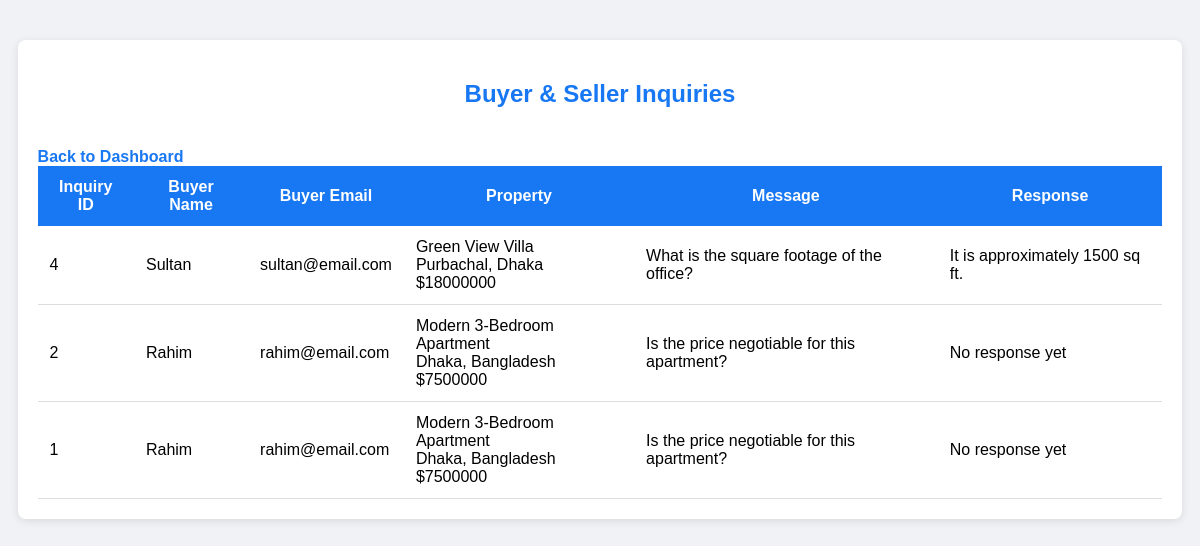
The page /php/view_inquiries.php (signed in) on the database as committed earlier.
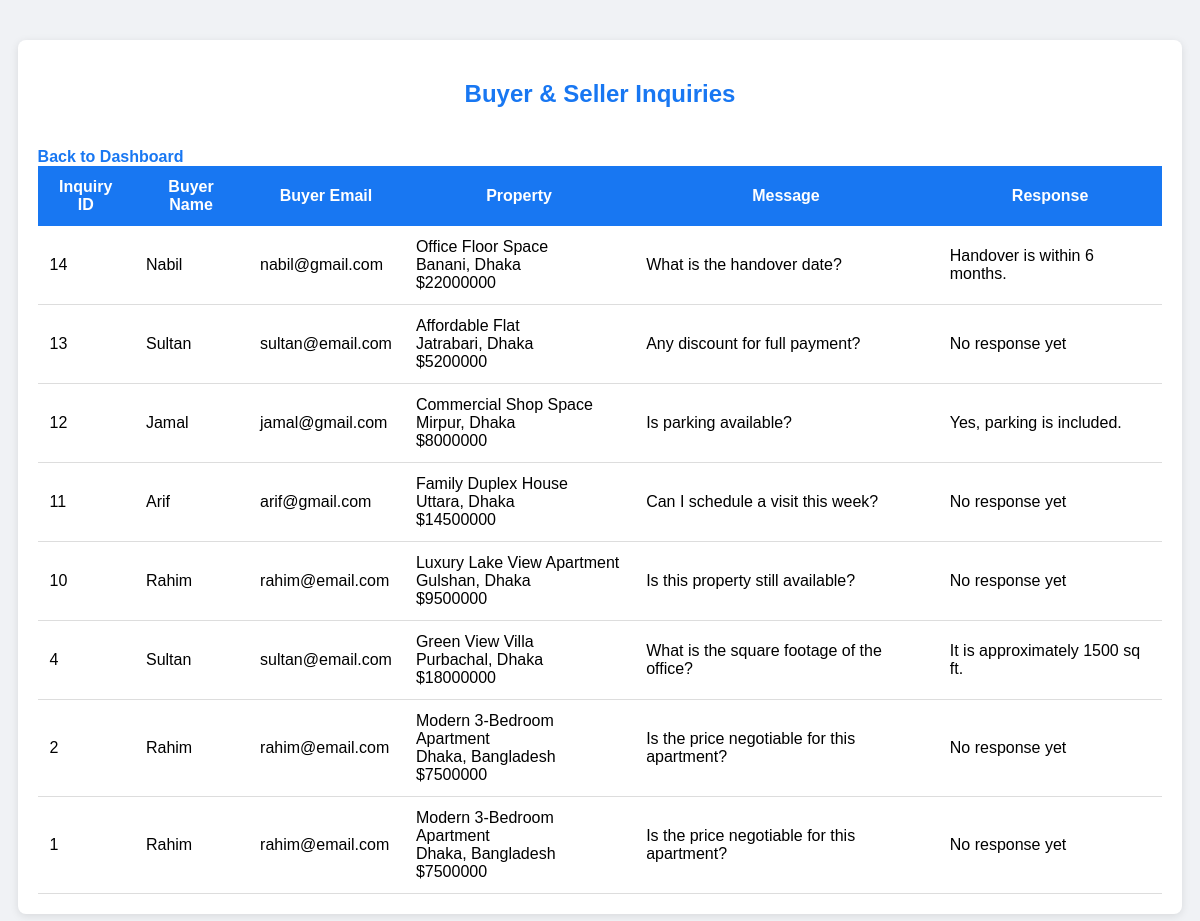
The same page on the database as committed later.
### tables this page shows
CREATE TABLE `inquiries` (
  `inquiry_id` int(11) NOT NULL,
  `property_id` int(11) NOT NULL,
  `buyer_id` int(11) NOT NULL,
  `message` text NOT NULL,
  `response` text DEFAULT NULL
);

CREATE TABLE `users` (
  `user_id` int(11) NOT NULL,
  `name` varchar(100) NOT NULL,
  `email` varchar(100) NOT NULL,
  `phone` varchar(20) NOT NULL,
  `password` varchar(255) NOT NULL,
  `user_type` enum('Seller','Buyer') NOT NULL
);

CREATE TABLE `properties` (
  `property_id` int(11) NOT NULL,
  `seller_id` int(11) NOT NULL,
  `title` varchar(200) NOT NULL,
  `location` varchar(200) NOT NULL,
  `price` float NOT NULL,
  `type` varchar(50) NOT NULL,
  `status` enum('Pending','Approved','Sold') DEFAULT 'Pending'
);

### php/view_inquiries.php (the view, shortened to what this page needs)
<?php
include "../db/db.php";
$sql = "
SELECT i.inquiry_id, i.message, i.response, i.property_id, i.buyer_id, u.name AS buyer_name, u.email AS buyer_email,
p.title AS property_title, p.location, p.price
FROM Inquiries i
JOIN Users u ON i.buyer_id = u.user_id
JOIN Properties p ON i.property_id = p.property_id
ORDER BY i.inquiry_id DESC";
$result = $conn->query($sql);
?>
<!DOCTYPE html>
<html>
<head>
    <link rel="stylesheet" href="../css/view_inquiries.css">
</head>
<body>
<div class="container">
    <h2>Buyer & Seller Inquiries</h2>
    <a class="back" href="dashboard.php">Back to Dashboard</a>
    <table>
        <tr>
            <th>Inquiry ID</th>
            <th>Buyer Name</th>
            <th>Buyer Email</th>
            <th>Property</th>
            <th>Message</th>
            <th>Response</th>
        </tr>
        <?php while($row = $result->fetch_assoc()) { ?>
        <tr>
            <td><?php echo $row['inquiry_id']; ?></td>
            <td><?php echo $row['buyer_name']; ?></td>
            <td><?php echo $row['buyer_email']; ?></td>
            <td>
                <?php echo $row['property_title']; ?> <br>
                <?php echo $row['location']; ?> <br>
                $<?php echo $row['price']; ?>
            </td>
            <td><?php echo $row['message']; ?></td>
            <td><?php echo $row['response'] ? $row['response'] : "No response yet" ?></td>
        </tr>
        <?php } ?>
    </table>
</div>
</body>
</html>

Rows that differ between the two databases and show on the page:
added inquiries: inquiry_id "14", buyer.name "Nabil", buyer.email "nabil@gmail.com", property.title "Office Floor Space", property.location "Banani, Dhaka", property.price "22000000", message "What is the handover date?", response "Handover is within 6 months."
added inquiries: inquiry_id "13", buyer.name "Sultan", buyer.email "sultan@email.com", property.title "Affordable Flat", property.location "Jatrabari, Dhaka", property.price "5200000", message "Any discount for full payment?", shows "No response yet"
added inquiries: inquiry_id "12", buyer.name "Jamal", buyer.email "jamal@gmail.com", property.title "Commercial Shop Space", property.location "Mirpur, Dhaka", property.price "8000000", message "Is parking available?", response "Yes, parking is included."
added inquiries: inquiry_id "11", buyer.name "Arif", buyer.email "arif@gmail.com", property.title "Family Duplex House", property.location "Uttara, Dhaka", property.price "14500000", message "Can I schedule a visit this week?", shows "No response yet"
added inquiries: inquiry_id "10", buyer.name "Rahim", buyer.email "rahim@email.com", property.title "Luxury Lake View Apartment", property.location "Gulshan, Dhaka", property.price "9500000", message "Is this property still available?", shows "No response yet"
